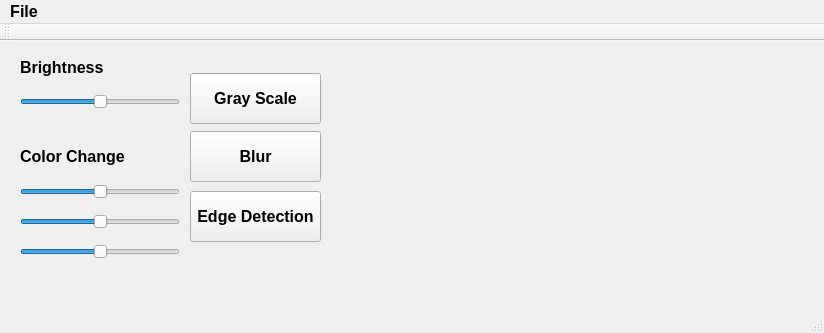
<?xml version="1.0" encoding="UTF-8"?>
<ui version="4.0">
 <class>MainWindow</class>
 <widget class="QMainWindow" name="MainWindow">
  <property name="geometry">
   <rect>
    <x>0</x>
    <y>0</y>
    <width>824</width>
    <height>333</height>
   </rect>
  </property>
  <property name="font">
   <font>
    <family>Arial</family>
    <pointsize>12</pointsize>
    <weight>75</weight>
    <bold>true</bold>
   </font>
  </property>
  <property name="windowTitle">
   <string>MainWindow</string>
  </property>
  <widget class="QWidget" name="centralWidget">
   <widget class="QSlider" name="brightness_horizontalSlider">
    <property name="geometry">
     <rect>
      <x>20</x>
      <y>50</y>
      <width>160</width>
      <height>22</height>
     </rect>
    </property>
    <property name="minimum">
     <number>-255</number>
    </property>
    <property name="maximum">
     <number>255</number>
    </property>
    <property name="orientation">
     <enum>Qt::Horizontal</enum>
    </property>
   </widget>
   <widget class="QSlider" name="red_horizontalSlider">
    <property name="geometry">
     <rect>
      <x>20</x>
      <y>140</y>
      <width>160</width>
      <height>22</height>
     </rect>
    </property>
    <property name="minimum">
     <number>-255</number>
    </property>
    <property name="maximum">
     <number>255</number>
    </property>
    <property name="orientation">
     <enum>Qt::Horizontal</enum>
    </property>
   </widget>
   <widget class="QSlider" name="blue_horizontalSlider">
    <property name="geometry">
     <rect>
      <x>20</x>
      <y>200</y>
      <width>160</width>
      <height>22</height>
     </rect>
    </property>
    <property name="minimum">
     <number>-255</number>
    </property>
    <property name="maximum">
     <number>255</number>
    </property>
    <property name="orientation">
     <enum>Qt::Horizontal</enum>
    </property>
   </widget>
   <widget class="QSlider" name="green_horizontalSlider">
    <property name="geometry">
     <rect>
      <x>20</x>
      <y>170</y>
      <width>160</width>
      <height>22</height>
     </rect>
    </property>
    <property name="minimum">
     <number>-255</number>
    </property>
    <property name="maximum">
     <number>255</number>
    </property>
    <property name="orientation">
     <enum>Qt::Horizontal</enum>
    </property>
   </widget>
   <widget class="QPushButton" name="grayScale_pushButton">
    <property name="geometry">
     <rect>
      <x>190</x>
      <y>32</y>
      <width>131</width>
      <height>51</height>
     </rect>
    </property>
    <property name="text">
     <string>Gray Scale</string>
    </property>
   </widget>
   <widget class="QPushButton" name="blur_pushButton">
    <property name="geometry">
     <rect>
      <x>190</x>
      <y>90</y>
      <width>131</width>
      <height>51</height>
     </rect>
    </property>
    <property name="text">
     <string>Blur</string>
    </property>
   </widget>
   <widget class="QPushButton" name="edge_pushButton">
    <property name="geometry">
     <rect>
      <x>190</x>
      <y>150</y>
      <width>131</width>
      <height>51</height>
     </rect>
    </property>
    <property name="text">
     <string>Edge Detection</string>
    </property>
   </widget>
   <widget class="QLabel" name="label">
    <property name="geometry">
     <rect>
      <x>20</x>
      <y>11</y>
      <width>91</width>
      <height>31</height>
     </rect>
    </property>
    <property name="text">
     <string>Brightness</string>
    </property>
   </widget>
   <widget class="QLabel" name="label_2">
    <property name="geometry">
     <rect>
      <x>20</x>
      <y>100</y>
      <width>131</width>
      <height>31</height>
     </rect>
    </property>
    <property name="text">
     <string>Color Change</string>
    </property>
   </widget>
   <widget class="QLabel" name="image_label">
    <property name="geometry">
     <rect>
      <x>330</x>
      <y>10</y>
      <width>481</width>
      <height>251</height>
     </rect>
    </property>
    <property name="text">
     <string/>
    </property>
   </widget>
  </widget>
  <widget class="QMenuBar" name="menuBar">
   <property name="geometry">
    <rect>
     <x>0</x>
     <y>0</y>
     <width>824</width>
     <height>25</height>
    </rect>
   </property>
   <widget class="QMenu" name="menuFile">
    <property name="title">
     <string>File</string>
    </property>
    <addaction name="actionLoad_Image"/>
   </widget>
   <addaction name="menuFile"/>
  </widget>
  <widget class="QToolBar" name="mainToolBar">
   <attribute name="toolBarArea">
    <enum>TopToolBarArea</enum>
   </attribute>
   <attribute name="toolBarBreak">
    <bool>false</bool>
   </attribute>
  </widget>
  <widget class="QStatusBar" name="statusBar"/>
  <action name="actionLoad_Image">
   <property name="text">
    <string>Load Image</string>
   </property>
  </action>
 </widget>
 <layoutdefault spacing="6" margin="11"/>
 <resources/>
 <connections/>
</ui>
